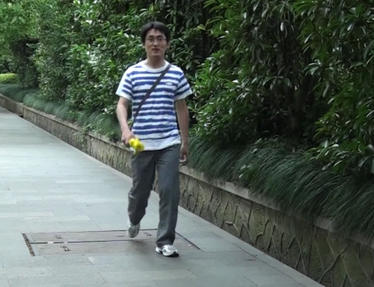
//> input picture CV实验二图片相减/CV实验二图片相减/I.png, 374 x 287 px
$ ./E2.2图片相减   (built with g++ and OpenCV 4)
//> lines starting //> are read from the running program, lines starting //| are printed output that depends on the picture; after the words box and inside, x2 and y2 are one past the last pixel; in counts of white or black regions, pixels touching at a corner belong together
#include<iostream>
#include<cstdio>
#include<opencv2\core\core.hpp>
#include<opencv2\highgui\highgui.hpp>
#include<opencv2/opencv.hpp>

using namespace std;
using namespace cv;


const int distance = 6000;

void Mask(Mat &org, Mat &back)
{
	int count = 0;
	int _distance = 0;
	Mat mask(org.rows, org.cols, CV_8UC1);
	int rows = org.rows;
	int cols = org.cols*org.channels();
	for (int i = 0; i < rows ; i++)
	{
		uchar* dataOrg = org.ptr<uchar>(i);
		uchar* dataBack = back.ptr<uchar>(i);
		uchar* dataMask = mask.ptr<uchar>(i);
		for (int j = 0; j < cols; j++)
		{
			count++;
			if (count != 4)
			{
				_distance += (dataOrg[j] - dataBack[j])*(dataOrg[j] - dataBack[j]);
			}
			if (count == 4)
			{
				if ((_distance) > ::distance)
				{
					dataMask[j / 4] = 255;
				}
				_distance = 0;
				count = 0;
			}
		}
	}
	namedWindow("output");
	imshow("output", mask);
	imshow("origin", org);
	imshow("background", back);
}

int main()
{
	Mat origin=imread("I.png", CV_LOAD_IMAGE_UNCHANGED);
//> origin is the input picture: 287 rows x 374 cols, CV_8UC4; mean B, G, R, A 87.6, 96.3, 84.3, 255
	Mat background = imread("B.png",CV_LOAD_IMAGE_UNCHANGED);
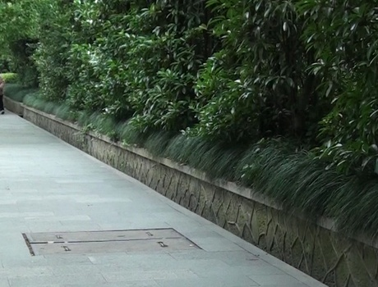
//> input picture CV实验二图片相减/CV实验二图片相减/B.png, 378 x 287 px
//> background is the input picture: 287 rows x 378 cols, CV_8UC4; mean B, G, R, A 82.1, 93.9, 80.4, 255
	Mat mask(origin.rows, origin.cols, CV_8UC1);
	Mat Box, Blur, gaussian, median, bilateral;
	//Mat mask = Mat::zeros(origin.size(), origin.type());
	namedWindow("origin");
	namedWindow("background");
	imshow("origin", origin);
	imshow("background", background);
	for (int i = 0; i < origin.rows; i++)
	{
		for (int j = 0; j < origin.cols; j++)
		{
			int _distance = 0;
			for (int c = 0; c < 3; c++)
			{
				//mask.at<Vec3b>(i, j)[c] = abs(origin.at<Vec3b>(i, j)[c] - background.at<Vec3b>(i, j)[c]);
				_distance += (origin.at<Vec4b>(i, j)[c] - background.at<Vec4b>(i, j)[c])*(origin.at<Vec4b>(i, j)[c] - background.at<Vec4b>(i, j)[c]);
			}
			if (_distance > ::distance)
			{
				mask.at<uchar>(i, j) = origin.at<Vec4b>(i, j)[3];
				//origin.at<Vec4b>(i, j)[3] = 255;
			}
			else
			{
				mask.at<uchar>(i, j) = 0;
				//origin.at<Vec4b>(i, j)[3] = 0;
			}
			//mask.at<uchar>(i, j) = origin.at<Vec4b>(i, j)[3];
		}
	}
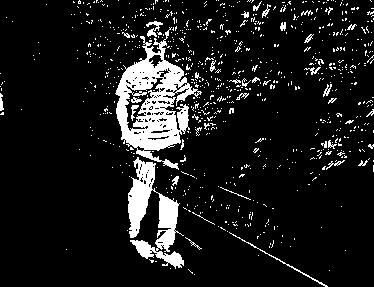
//> mask: 287 rows x 374 cols, CV_8UC1; 10.4% white; 809 white regions (772 under 20 px), largest, box (x1, y1, x2, y2) and area: (115, 27, 202, 170) 4821, (128, 157, 184, 269) 2650, (229, 232, 328, 287) 164
	// [10 lines of commented-out code are left out]
	namedWindow("output");
	imshow("output", mask);
	Box = mask.clone();
	Blur = mask.clone();
	gaussian = mask.clone();
	median = mask.clone();
	bilateral = mask.clone();
	boxFilter(mask, Box, -1, Size(3, 3));
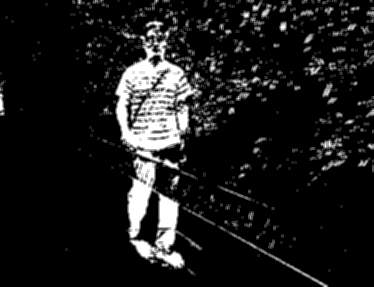
//> Box: 287 rows x 374 cols, CV_8UC1; 18.22% of pixels changed, all inside (x1, y1, x2, y2) = (0, 0, 374, 287)
	imshow("BoxFilter", Box);
	blur(mask, Blur, Size(3, 3));
	imshow("Blur", Blur);
	GaussianBlur(mask, gaussian, Size(3, 3),0,0);
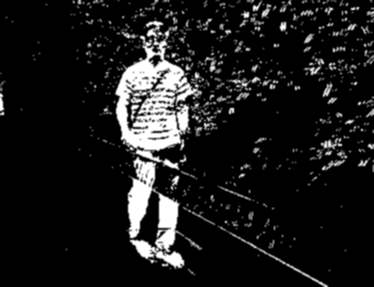
//> gaussian: 287 rows x 374 cols, CV_8UC1; 18.22% of pixels changed, all inside (x1, y1, x2, y2) = (0, 0, 374, 287)
	imshow("GuassianBlur", gaussian);
	medianBlur(mask, median, 3);
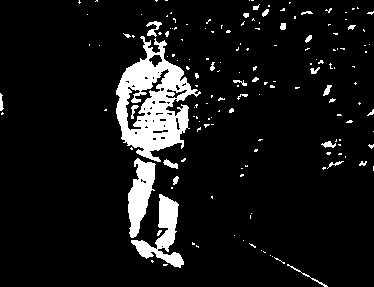
//> median: 287 rows x 374 cols, CV_8UC1; 8.7% white; 161 white regions (135 under 20 px), largest, box (x1, y1, x2, y2) and area: (116, 36, 201, 162) 4981, (131, 194, 184, 268) 1375, (128, 158, 156, 238) 1268
	imshow("MedianBlur", median);
	bilateralFilter(mask, bilateral, 4, 8, 2);
	imshow("bilateral", bilateral);

//	Mask(origin, background);
	waitKey(0);
	//imwrite("mask.png", mask);
	return 0;


}
